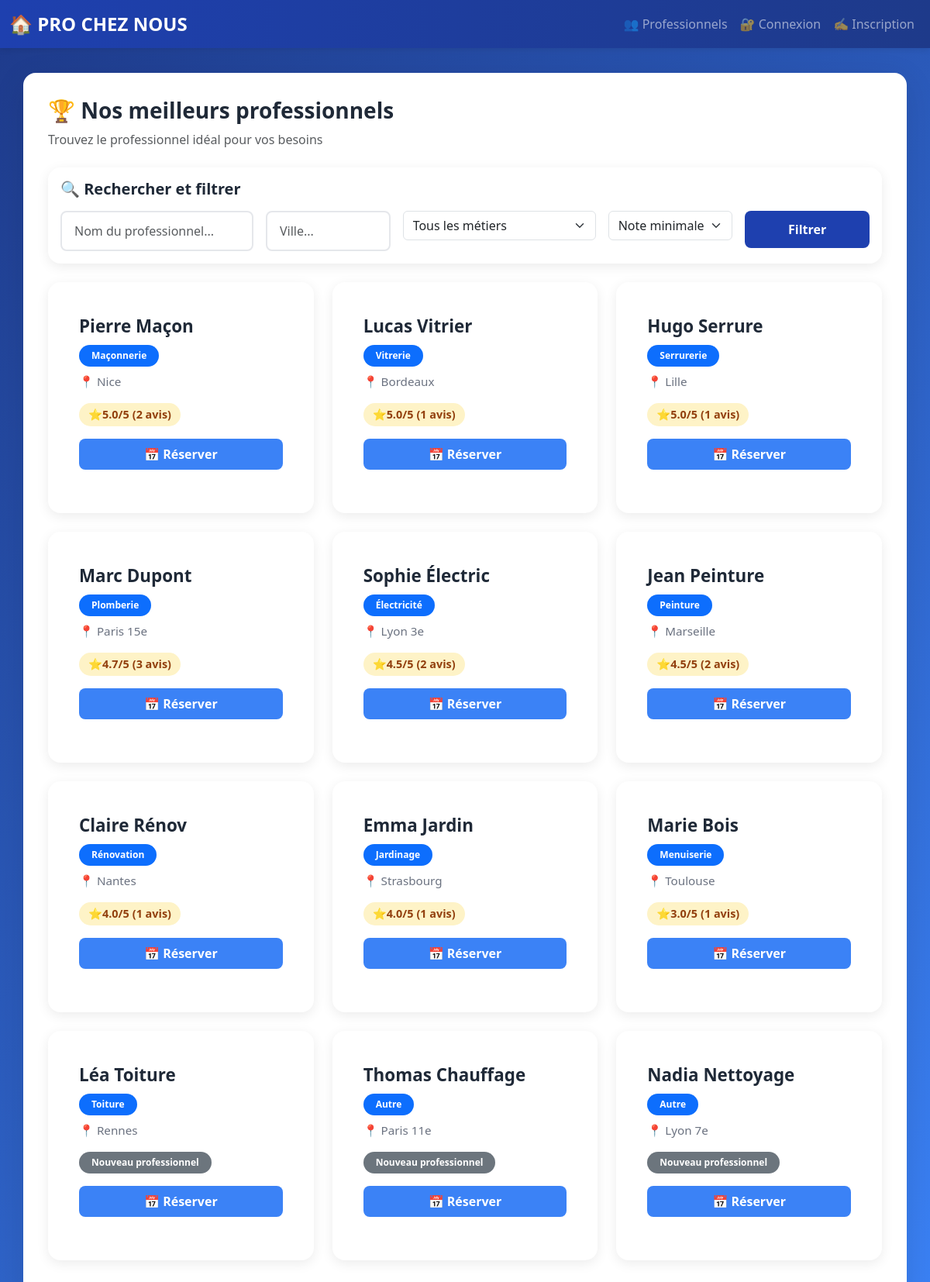
Page /professionals on the committed database.
### tables this page shows
CREATE TABLE users (
            id INTEGER PRIMARY KEY,
            name TEXT,
            email TEXT UNIQUE,
            password TEXT,
            role TEXT,
            localisation TEXT,
            categorie TEXT
        );

### app.py (the view)
@app.route('/professionals')
def view_professionals():
    conn = get_db()
    categories = ['Plomberie', 'Électricité', 'Peinture', 'Menuiserie', 'Maçonnerie',
                  'Rénovation', 'Vitrerie', 'Jardinage', 'Serrurerie', 'Toiture', 'Autre']
    search = request.args.get('search', '').strip()
    ville = request.args.get('ville', '').strip()
    note_min = request.args.get('note_min', '').strip()
    categorie = request.args.get('categorie', '').strip()
    query = '''
        SELECT u.id, u.name, u.localisation, u.categorie,
               COALESCE(AVG(a.note), 0) as note_moyenne,
               COUNT(a.id) as nb_avis
        FROM users u
        LEFT JOIN avis a ON u.id = a.pro_id
        WHERE u.role = 'pro'
    '''
    params = []
    if search:
        query += ' AND u.name LIKE ?'
        params.append(f'%{search}%')
    if ville:
        query += ' AND u.localisation LIKE ?'
        params.append(f'%{ville}%')
    if categorie:
        query += ' AND u.categorie = ?'
        params.append(categorie)
    query += ' GROUP BY u.id'
    if note_min:
        query += ' HAVING note_moyenne >= ?'
        params.append(float(note_min))
    query += ' ORDER BY note_moyenne DESC'
    pros = conn.execute(query, params).fetchall()
    return render_template('professionals.html', professionals=pros, categories=categories)

### app.py (called while the page is built)
def get_db():
    conn = sqlite3.connect('database.db')
    conn.row_factory = sqlite3.Row
    return conn

### templates/professionals.html (shortened to what this page needs)
{% extends "base.html" %}{% block title %}Professionnels{% endblock %}{% block content %}
<div class="mb-4">
    <h3>🏆 Nos meilleurs professionnels</h3>
    <p class="text-muted">Trouvez le professionnel idéal pour vos besoins</p>
</div>
<div class="card mb-4">
    <div class="card-body">
        <h5 class="mb-3">🔍 Rechercher et filtrer</h5>
        <form method="GET" action="{{ url_for('view_professionals') }}">
            <div class="row g-3">
                <div class="col-md-3">
                    <input type="text" class="form-control" name="search" placeholder="Nom du professionnel..." value="{{ request.args.get('search', '') }}">
                </div>
                <div class="col-md-2">
                    <input type="text" class="form-control" name="ville" placeholder="Ville..." value="{{ request.args.get('ville', '') }}">
                </div>
                <div class="col-md-3">
                    <select class="form-select" name="categorie">
                        <option value="">Tous les métiers</option>
                    </select>
                </div>
                <div class="col-md-2">
                    <select class="form-select" name="note_min">
                        <option value="">Note minimale</option>
                    </select>
                </div>
                <div class="col-md-2">
                    <button type="submit" class="btn btn-primary w-100">Filtrer</button>
                </div>
            </div>
        </form>
    </div>
</div>
{% if professionals %}
<div class="row">
{% for pro in professionals %}
    <div class="col-md-6 col-lg-4 mb-4">
        <div class="card professional-card h-100">
            <div class="card-body">
                <div class="professional-name">{{ pro.name }}</div>
                {% if pro.categorie %}
                <div class="mb-2">
                    <span class="badge bg-primary">{{ pro.categorie }}</span>
                </div>
                {% endif %}
                {% if pro.localisation %}
                <div class="professional-location">
                    <span class="location-icon">📍</span> {{ pro.localisation }}
                </div>
                {% endif %}
                <div class="mt-3 mb-3">
                    {% if pro.nb_avis > 0 %}
                        <span class="rating-badge">
                            <span class="star-icon">⭐</span> {{ "%.1f"|format(pro.note_moyenne) }}/5
                            <span class="ms-1">({{ pro.nb_avis }} avis)</span>
                        </span>
                    {% else %}
                        <span class="badge bg-secondary">Nouveau professionnel</span>
                    {% endif %}
                </div>
                <div class="professional-actions mt-3">
                    <a href="{{ url_for('book', pro_id=pro.id) }}" class="btn btn-success w-100">
                        📅 Réserver
                    </a>
                </div>
            </div>
        </div>
    </div>
{% endfor %}
</div>
{% else %}
<div class="alert alert-info text-center">
    <h5>Aucun professionnel disponible pour le moment</h5>
    <p class="mb-0">Revenez plus tard ou inscrivez-vous en tant que professionnel!</p>
</div>
{% endif %}
{% endblock %}

### templates/base.html (shortened to what this page needs)
<!DOCTYPE html>
<html lang="fr">
<head>
    <link href="https://cdn.jsdelivr.net/npm/bootstrap@5.3.0/dist/css/bootstrap.min.css" rel="stylesheet">
    <link rel="stylesheet" href="{{ url_for('static', filename='style.css') }}">
</head>
<body>
<nav class="navbar navbar-expand-lg navbar-dark">
  <div class="container-fluid">
    <a class="navbar-brand" href="{{ url_for('index') }}">🏠 PRO CHEZ NOUS</a>
    <div class="collapse navbar-collapse" id="navbarNav">
      <ul class="navbar-nav ms-auto">
        {% if 'user_id' in session %}
            <li class="nav-item"><a class="nav-link" href="{{ url_for('dashboard') }}">📊 Tableau de bord</a></li>
            {% if session.role == 'user' %}
            <li class="nav-item"><a class="nav-link" href="{{ url_for('view_professionals') }}">👥 Professionnels</a></li>
            {% endif %}
            <li class="nav-item"><a class="nav-link" href="{{ url_for('logout') }}">🚪 Déconnexion</a></li>
        {% else %}
            <li class="nav-item"><a class="nav-link" href="{{ url_for('view_professionals') }}">👥 Professionnels</a></li>
            <li class="nav-item"><a class="nav-link" href="{{ url_for('login') }}">🔐 Connexion</a></li>
            <li class="nav-item"><a class="nav-link" href="{{ url_for('register') }}">✍️ Inscription</a></li>
        {% endif %}
      </ul>
    </div>
  </div>
</nav>
<div class="container">
    {% block content %}{% endblock %}
</div>
</body>
</html>

### static/style.css (style rules this page uses)
:root { --primary-color: #1e40af; --primary-dark: #1e3a8a; --secondary-color: #3b82f6; --text-dark: #1f2937; --text-light: #6b7280; --border-color: #e5e7eb; --bg-light: #f0f9ff; }
body { font-family: 'Segoe UI', Tahoma, Geneva, Verdana, sans-serif; color: var(--text-dark); background: linear-gradient(135deg, #1e3a8a 0%, #3b82f6 100%); min-height: 100vh; }
.navbar { background: linear-gradient(90deg, var(--primary-color), var(--primary-dark)) !important; box-shadow: 0 2px 8px rgba(0,0,0,0.1); }
.navbar-brand { font-weight: 700; font-size: 1.5rem; }
.container { background: white; border-radius: 16px; padding: 2rem; box-shadow: 0 10px 40px rgba(0,0,0,0.1); margin-top: 2rem; margin-bottom: 2rem; }
.btn-primary { background: var(--primary-color); border: none; padding: 0.75rem 2rem; border-radius: 8px; font-weight: 600; transition: all 0.3s ease; }
.btn-success { background: var(--secondary-color); border: none; border-radius: 8px; padding: 0.5rem 1.5rem; font-weight: 600; transition: all 0.3s ease; }
.form-control { border: 2px solid var(--border-color); border-radius: 8px; padding: 0.75rem 1rem; transition: all 0.3s ease; }
.professional-card { background: white; border-radius: 12px; padding: 1.5rem; margin-bottom: 1rem; }
.professional-name { font-size: 1.4rem; font-weight: 700; color: var(--text-dark); margin-bottom: 0.5rem; }
.professional-location { color: var(--text-light); font-size: 0.95rem; margin-bottom: 0.5rem; }
.rating-badge { display: inline-flex; align-items: center; background: #fef3c7; color: #92400e; padding: 0.25rem 0.75rem; border-radius: 20px; font-weight: 600; font-size: 0.9rem; }
.location-icon { color: var(--secondary-color); }
.star-icon { color: #fbbf24; }
h3, h4, h5 { color: var(--text-dark); font-weight: 700; }
.card { border: none; border-radius: 16px; box-shadow: 0 4px 16px rgba(0,0,0,0.08); }
.badge { padding: 0.5rem 1rem; border-radius: 20px; font-weight: 600; }
.professional-actions { display: flex; gap: 0.5rem; }

### rows in the picture
users: name "Pierre Maçon", categorie "Maçonnerie", localisation "Nice", note_moyenne "5.0", nb_avis "2"
users: name "Lucas Vitrier", categorie "Vitrerie", localisation "Bordeaux", note_moyenne "5.0", nb_avis "1"
users: name "Hugo Serrure", categorie "Serrurerie", localisation "Lille", note_moyenne "5.0", nb_avis "1"
users: name "Marc Dupont", categorie "Plomberie", localisation "Paris 15e", note_moyenne "4.7", nb_avis "3"
users: name "Sophie Électric", categorie "Électricité", localisation "Lyon 3e", note_moyenne "4.5", nb_avis "2"
users: name "Jean Peinture", categorie "Peinture", localisation "Marseille", note_moyenne "4.5", nb_avis "2"
users: name "Claire Rénov", categorie "Rénovation", localisation "Nantes", note_moyenne "4.0", nb_avis "1"
users: name "Emma Jardin", categorie "Jardinage", localisation "Strasbourg", note_moyenne "4.0", nb_avis "1"
users: name "Marie Bois", categorie "Menuiserie", localisation "Toulouse", note_moyenne "3.0", nb_avis "1"
users: name "Léa Toiture", categorie "Toiture", localisation "Rennes", shows "Nouveau professionnel"
users: name "Thomas Chauffage", categorie "Autre", localisation "Paris 11e", shows "Nouveau professionnel"
users: name "Nadia Nettoyage", categorie "Autre", localisation "Lyon 7e", shows "Nouveau professionnel"
